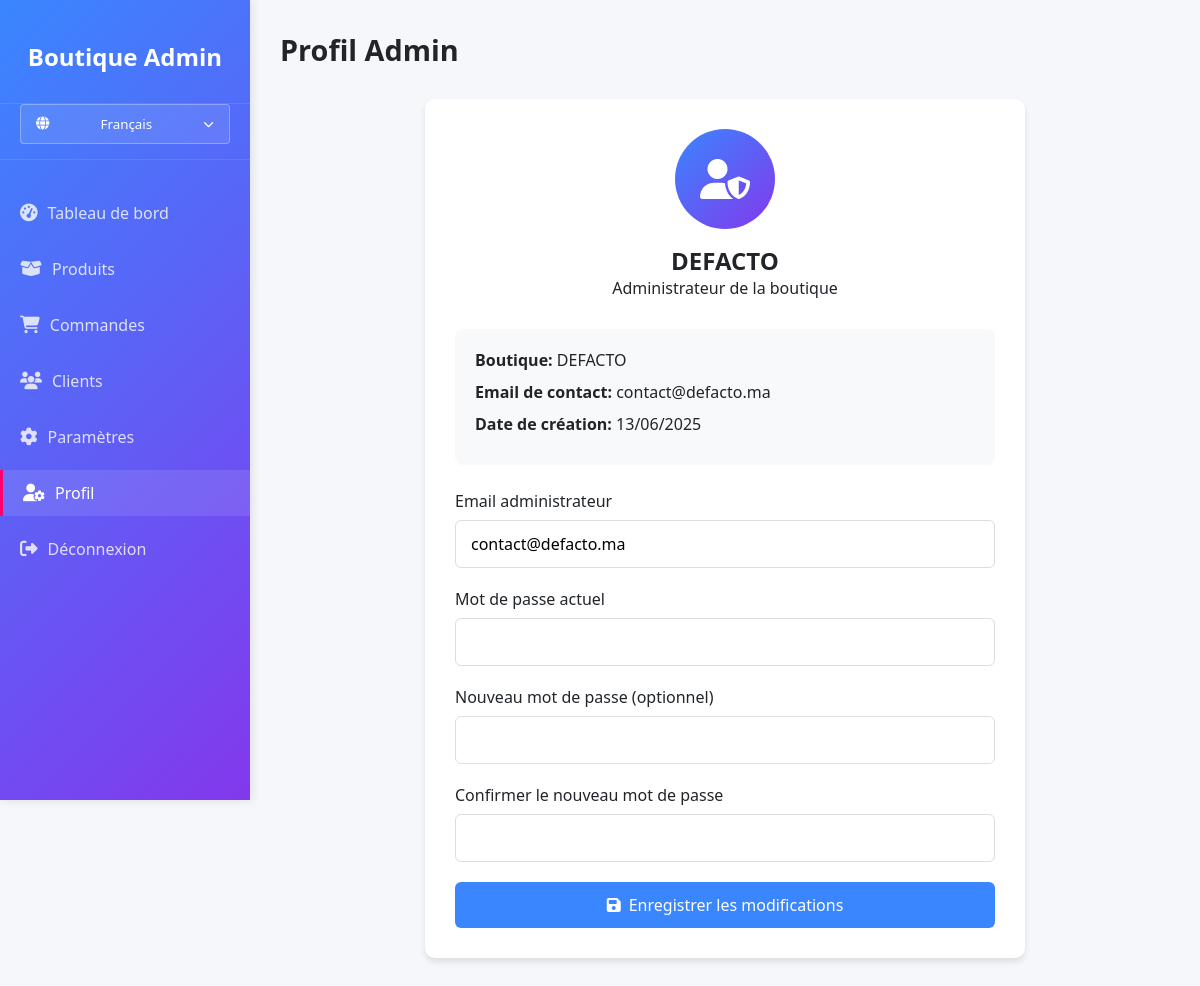
The app's page /admin_profile.php (signed in) with its own data.
### tables this page shows
CREATE TABLE `boutiques` (
  `id` int(11) NOT NULL,
  `nom` varchar(100) NOT NULL,
  `description` text DEFAULT NULL,
  `logo` varchar(255) DEFAULT NULL,
  `adresse` text DEFAULT NULL,
  `telephone` varchar(20) DEFAULT NULL,
  `email` varchar(100) DEFAULT NULL,
  `created_at` timestamp NOT NULL DEFAULT current_timestamp(),
  `boutique_image` varchar(255) DEFAULT NULL,
  `admin_email` varchar(100) DEFAULT NULL,
  `admin_password` varchar(255) DEFAULT NULL,
  `facebook` varchar(255) DEFAULT NULL,
  `instagram` varchar(255) DEFAULT NULL,
  `twitter` varchar(255) DEFAULT NULL,
  `pinterest` varchar(255) DEFAULT NULL
);

### admin_profile.php (the view, shortened to what this page needs)
<?php
require 'config.php';
$boutique_id = $_SESSION['boutique_id'];
$stmt = $conn->prepare("SELECT * FROM boutiques WHERE id = ?");
$stmt->execute([$boutique_id]);
$boutique = $stmt->fetch();
$lang = $_SESSION['lang'] ?? 'fr';
?>
<!DOCTYPE html>
<html lang="<?= $lang ?>" dir="<?= $lang === 'ar' ? 'rtl' : 'ltr' ?>">
<head>
    <link rel="stylesheet" href="https://cdnjs.cloudflare.com/ajax/libs/font-awesome/6.4.0/css/all.min.css">
</head>
<body>
    <div class="admin-container">
        <div class="sidebar">
            <div class="logo">
                <h2><?= $lang === 'ar' ? 'المتجر الإداري' : 'Boutique Admin' ?></h2>
            </div>
            <div class="language-switcher-sidebar">
                <button class="language-btn-sidebar">
                    <i class="fas fa-globe"></i>
                    <?= $lang === 'ar' ? 'العربية' : 'Français' ?>
                    <i class="fas fa-chevron-down"></i>
                </button>
            </div>
            <nav class="nav-menu">
                <div class="nav-item">
                    <a href="admin.php" class="nav-link">
                        <i class="fas fa-tachometer-alt"></i>
                        <span><?= $lang === 'ar' ? 'لوحة التحكم' : 'Tableau de bord' ?></span>
                    </a>
                </div>
                <div class="nav-item">
                    <a href="admin_produits.php" class="nav-link">
                        <i class="fas fa-box-open"></i>
                        <span><?= $lang === 'ar' ? 'المنتجات' : 'Produits' ?></span>
                    </a>
                </div>
                <div class="nav-item">
                    <a href="commandes.php" class="nav-link">
                        <i class="fas fa-shopping-cart"></i>
                        <span><?= $lang === 'ar' ? 'الطلبات' : 'Commandes' ?></span>
                    </a>
                </div>
                <div class="nav-item">
                    <a href="clients.php" class="nav-link">
                        <i class="fas fa-users"></i>
                        <span><?= $lang === 'ar' ? 'العملاء' : 'Clients' ?></span>
                    </a>
                </div>
                  <div class="nav-item">
    <a href="admin_parameters.php" class="nav-link">
        <i class="fas fa-cog"></i>
        <span><?= $lang === 'ar' ? 'الإعدادات' : 'Paramètres' ?></span>
    </a>
</div>
                <div class="nav-item">
                    <a href="admin_profile.php" class="nav-link active">
                        <i class="fas fa-user-cog"></i>
                        <span><?= $lang === 'ar' ? 'الملف الشخصي' : 'Profil' ?></span>
                    </a>
                </div>
                <div class="nav-item">
                    <a href="logout.php" class="nav-link">
                        <i class="fas fa-sign-out-alt"></i>
                        <span><?= $lang === 'ar' ? 'تسجيل الخروج' : 'Déconnexion' ?></span>
                    </a>
                </div>
            </nav>
        </div>
        <div class="main-content">
            <div class="header">
                <h1 class="page-title"><?= $lang === 'ar' ? 'الملف الشخصي للإداري' : 'Profil Admin' ?></h1>
            </div>
            <div class="profile-container">
                <div class="profile-header">
                    <div class="profile-avatar">
                        <i class="fas fa-user-shield"></i>
                    </div>
                    <h2><?= htmlspecialchars($boutique['nom']) ?></h2>
                    <p><?= $lang === 'ar' ? 'مدير المتجر' : 'Administrateur de la boutique' ?></p>
                </div>
                <div class="info-box">
                    <p><strong><?= $lang === 'ar' ? 'اسم المتجر:' : 'Boutique:' ?></strong> <?= htmlspecialchars($boutique['nom']) ?></p>
                    <p><strong><?= $lang === 'ar' ? 'البريد الإلكتروني للتواصل:' : 'Email de contact:' ?></strong> <?= htmlspecialchars($boutique['email']) ?></p>
                    <p><strong><?= $lang === 'ar' ? 'تاريخ الإنشاء:' : 'Date de création:' ?></strong> <?= date('d/m/Y', strtotime($boutique['created_at'])) ?></p>
                </div>
                <form method="POST">
                    <div class="form-group">
                        <label for="admin_email"><?= $lang === 'ar' ? 'البريد الإلكتروني للإداري' : 'Email administrateur' ?></label>
                        <input type="email" id="admin_email" name="admin_email" class="form-control"
                               value="<?= htmlspecialchars($boutique['admin_email']) ?>" required>
                    </div>
                    <div class="form-group">
                        <label for="current_password"><?= $lang === 'ar' ? 'كلمة المرور الحالية' : 'Mot de passe actuel' ?></label>
                        <input type="password" id="current_password" name="current_password" class="form-control" required>
                    </div>
                    <div class="form-group">
                        <label for="new_password"><?= $lang === 'ar' ? 'كلمة المرور الجديدة (اختياري)' : 'Nouveau mot de passe (optionnel)' ?></label>
                        <input type="password" id="new_password" name="new_password" class="form-control">
                    </div>
                    <div class="form-group">
                        <label for="confirm_password"><?= $lang === 'ar' ? 'تأكيد كلمة المرور الجديدة' : 'Confirmer le nouveau mot de passe' ?></label>
                        <input type="password" id="confirm_password" name="confirm_password" class="form-control">
                    </div>
                    <button type="submit" class="btn-submit">
                        <i class="fas fa-save"></i>
                        <?= $lang === 'ar' ? 'حفظ التغييرات' : 'Enregistrer les modifications' ?>
                    </button>
                </form>
            </div>
        </div>
    </div>
</body>
</html>

### admin_profile.php (style rules this page uses)
:root { --primary: #3a86ff; --secondary: #8338ec; --accent: #ff006e; --light: #f8f9fa; --dark: #212529; --success: #28a745; --warning: #ffbe0b; --danger: #dc3545; --gray: #6c757d; --bg: #f5f7fa; }
* { margin: 0; padding: 0; box-sizing: border-box; font-family: 'Segoe UI', Tahoma, Geneva, Verdana, sans-serif; }
body { background: var(--bg); color: var(--dark); min-height: 100vh; transition: all 0.3s ease; position: relative; }
.admin-container { display: flex; min-height: 100vh; }
.sidebar { width: 250px; background: linear-gradient(135deg, var(--primary), var(--secondary)); color: white; padding: 20px 0; box-shadow: 2px 0 10px rgba(0,0,0,0.1); position: fixed; height: 100vh; overflow-y: auto; z-index: 1000; transition: transform 0.3s ease; }
.logo { text-align: center; padding: 20px 0 30px; border-bottom: 1px solid rgba(255,255,255,0.1); }
.logo h2 { font-size: 1.5rem; font-weight: 600; }
.language-switcher-sidebar { position: relative; padding: 0 20px 15px; border-bottom: 1px solid rgba(255,255,255,0.1); }
.language-btn-sidebar { width: 100%; background: rgba(255,255,255,0.1); color: white; border: 1px solid rgba(255,255,255,0.3); border-radius: 4px; padding: 10px 15px; display: flex; align-items: center; justify-content: space-between; cursor: pointer; transition: all 0.3s; }
.language-btn-sidebar i { margin-right: 8px; }
.language-btn-sidebar .fa-chevron-down { margin-right: 0; margin-left: 8px; font-size: 0.8em; }
.nav-menu { margin-top: 30px; }
.nav-item { margin-bottom: 5px; }
.nav-link { display: flex; align-items: center; padding: 12px 20px; color: rgba(255,255,255,0.8); text-decoration: none; transition: all 0.3s; }
.nav-link:hover, .nav-link.active { background: rgba(255,255,255,0.1); color: white; border-left: 3px solid var(--accent); }
.nav-link i { margin-right: 10px; font-size: 1.1rem; }
.main-content { flex: 1; padding: 30px; margin-left: 250px; width: calc(100% - 250px); transition: all 0.3s ease; }
.header { display: flex; justify-content: space-between; align-items: center; margin-bottom: 30px; }
.page-title { font-size: 1.8rem; color: var(--dark); font-weight: 600; }
.profile-container { max-width: 600px; margin: 0 auto; background: white; padding: 30px; border-radius: 10px; box-shadow: 0 4px 6px rgba(0,0,0,0.1); }
.profile-header { text-align: center; margin-bottom: 30px; }
.profile-avatar { width: 100px; height: 100px; border-radius: 50%; background: linear-gradient(135deg, var(--primary), var(--secondary)); color: white; display: flex; align-items: center; justify-content: center; font-size: 2.5rem; margin: 0 auto 15px; }
.info-box { background-color: #f8f9fa; padding: 20px; border-radius: 8px; margin-bottom: 25px; }
.info-box p { margin-bottom: 10px; }
.info-box strong { color: var(--dark); }
.form-group { margin-bottom: 20px; }
.form-group label { display: block; margin-bottom: 8px; font-weight: 500; color: var(--dark); }
.form-control { width: 100%; padding: 12px 15px; border: 1px solid #ddd; border-radius: 6px; font-size: 1rem; transition: all 0.3s; }
.btn-submit { background: var(--primary); color: white; padding: 12px; border: none; border-radius: 6px; font-size: 1rem; font-weight: 500; cursor: pointer; transition: all 0.3s; width: 100%; display: flex; align-items: center; justify-content: center; gap: 8px; }
.nav-menu a { margin-bottom:10px; }

### records on screen
boutiques: nom "DEFACTO", email "contact@defacto.ma", created_at "13/06/2025", admin_email "contact@defacto.ma"
